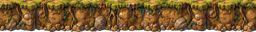
#> input picture art/overworld/cliff-face.png, 256 x 32 px
$ python inspect_png_alpha.py ../../../../art/overworld/cliff-face.png
#> lines starting #> are read from the running program, lines starting #| are printed output that depends on the picture
#!/usr/bin/env python3
"""
Inspect PNG alpha usage for generated game assets.

Prints JSON with alpha summary so transparent-background requests can be
validated before assets are wired into Phaser.
"""

from __future__ import annotations

import json
import sys
from pathlib import Path

try:
    from PIL import Image
except ImportError as exc:  # pragma: no cover - environment issue
    print(f"Pillow is required: {exc}", file=sys.stderr)
    sys.exit(2)


def inspect_png(path: Path) -> dict[str, object]:
    with Image.open(path) as image:
#> image is the input picture: PIL image 256x32 RGBA; mean R, G, B, A 115, 83.7, 40.9, 244.1
        rgba = image.convert("RGBA")
        alpha = rgba.getchannel("A")
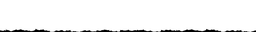
#> alpha: PIL image 256x32 L; min 0, max 255, mean 244.1
        alpha_min, alpha_max = alpha.getextrema()
#> alpha_min = 0; alpha_max = 255
        histogram = alpha.histogram()  # 256 entries; index = alpha value, value = pixel count
#> histogram = 256 values, max 7424 at index 255, min 0 at index 6, mean 32

        return {
            "path": str(path),
            "mode": image.mode,
            "size": list(image.size),
            "has_alpha": "A" in image.getbands(),
            "alpha_min": alpha_min,
            "alpha_max": alpha_max,
            "transparent_pixels": histogram[0],
            "translucent_pixels": sum(histogram[1:255]),
            "opaque_pixels": histogram[255],
        }


def main() -> int:
    if len(sys.argv) != 2:
        print("Usage: inspect_png_alpha.py <png-path>", file=sys.stderr)
        return 1

    path = Path(sys.argv[1]).expanduser()
    if not path.exists():
        print(f"File not found: {path}", file=sys.stderr)
        return 1

    print(json.dumps(inspect_png(path), indent=2))
    return 0


if __name__ == "__main__":
    raise SystemExit(main())
#> (the program exits here)
